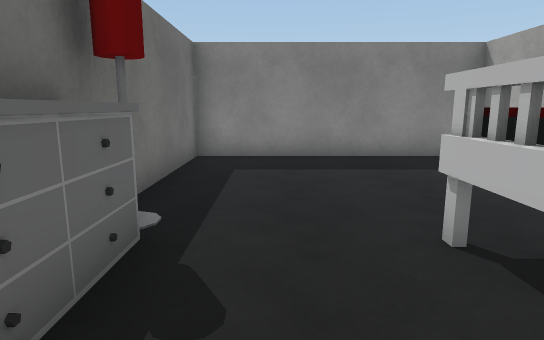
View 1 (above)

16 first-person views from a walk through a Unity game level. The camera is 1.3 m above the floor, tilts 10° down and sees 75° across. The floor is counted in squares, 1 m on a side. Each view is taken from the middle of a square. On the plan, view 1 faces up. The plan holds only what a view shows up to about 15 squares ahead; the rest is blank. The player character is not drawn. Some surface patterns are stand-ins.

View 2
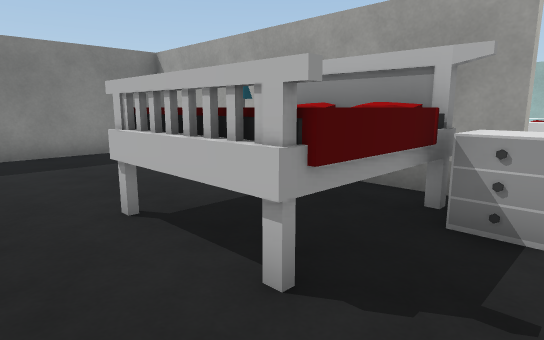

View 3
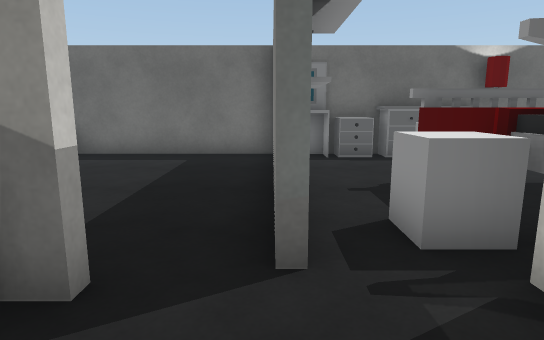

View 4
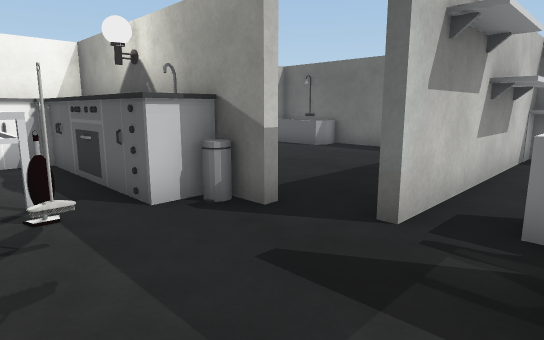

View 5
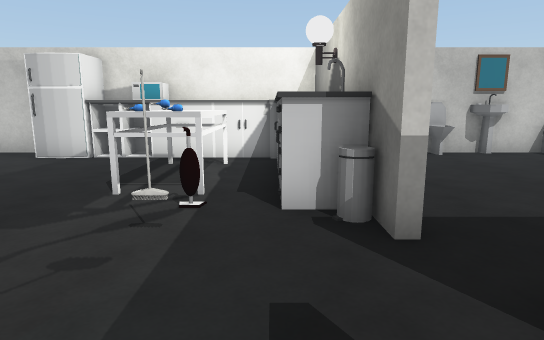

View 6
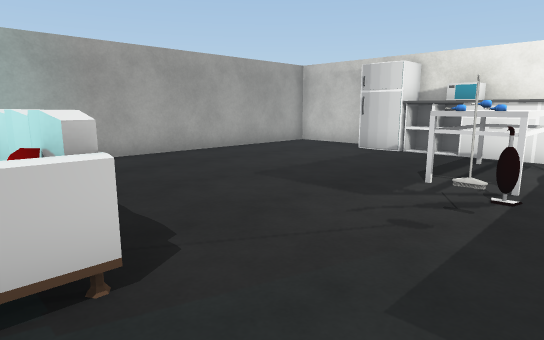

View 7
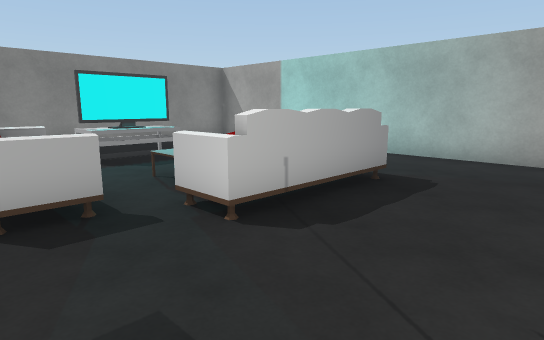

View 8
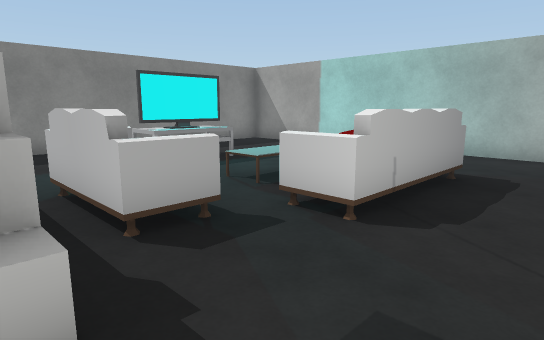

View 9
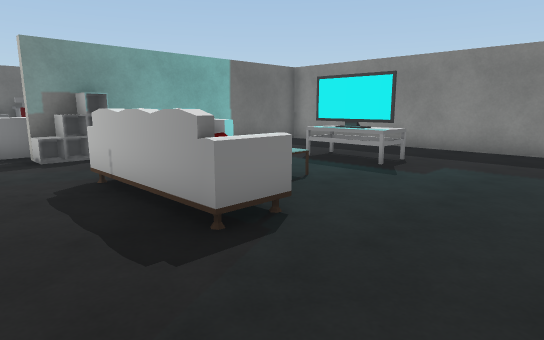

View 10
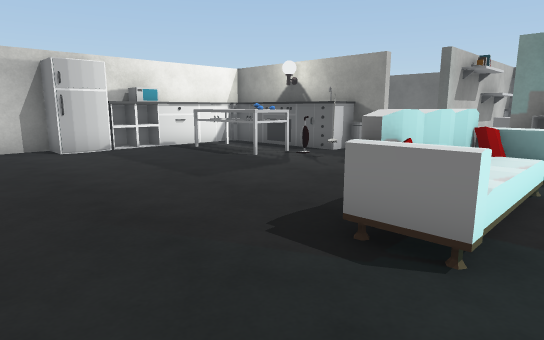

View 11
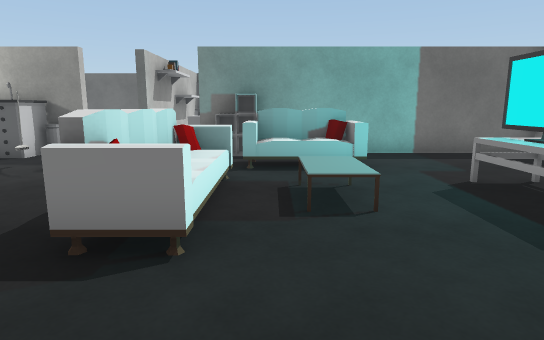

View 12
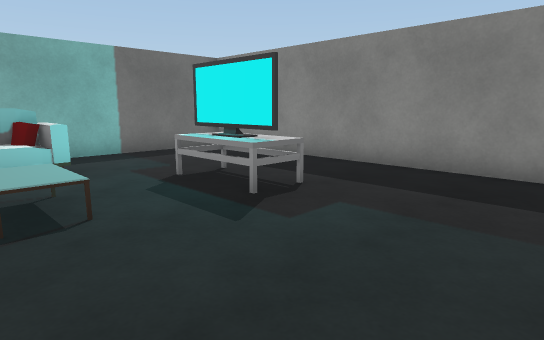

View 13
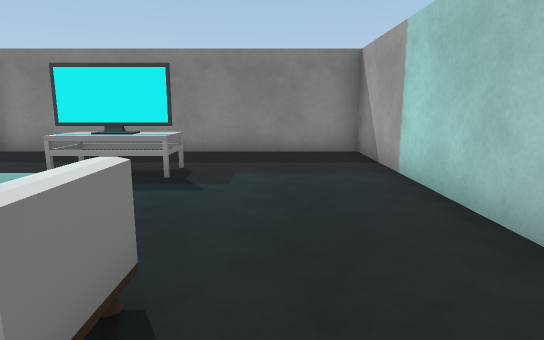

View 14
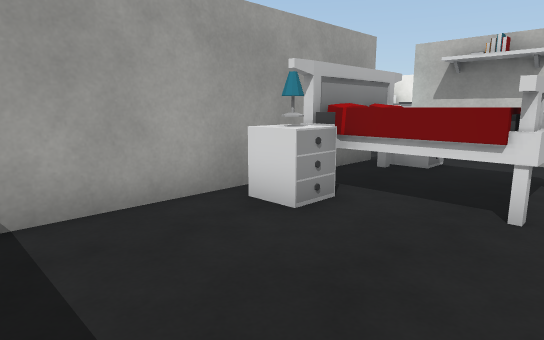

View 15
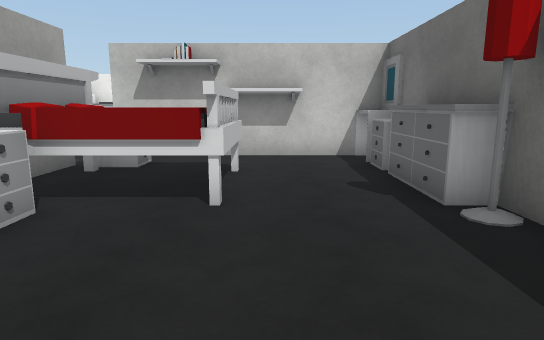

View 16
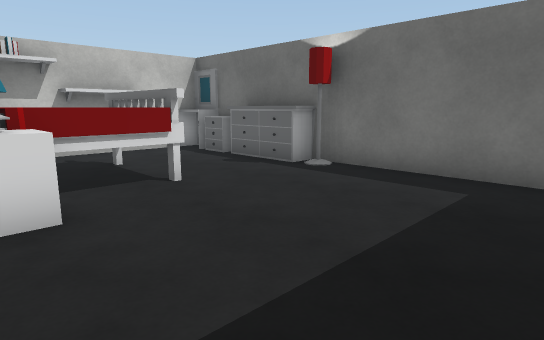

### Floor plan
Key: @ floor where view 1 was taken; # wall or solid block; . floor; L lamp; R drawers; B bed; S sofa; M mirror; T thing the floor can be seen under or through; I bin; A table; H bathtub; N sink; F fridge; C microwave; E TV; O other object.
Columns run from 2 left of view 1 to 17 right of it. Each row starts with its distance up from view 1.
 10 ####################
  9 #.......#..........#
  8 #.......#..........#
  7 #.......#...OOO....#
  6 #.......#...EEE....#
  5 #.......#..........#
  4 L.....LR#SS........#
  3 RR..BBBB#SS..O.....#
  2 RR..B BB#SS........#
  1 #R..BBBBO...SSSS...#
  0 RR@...RRO...SSSS...#
 -1 MM.................#
 -2 ######TT...........#
 -3 #......TT..........#
 -4 #...... IO#........#
 -5 #...... OOAO.......#
 -6 #...... OOAO.......#
 -7 #...... OOAA.......#
 -8 #O..... OOAA.......#
 -9 HO....  #NOOOOFF...#
-10 ###NO   NNOOCOFF####

Where each view was taken, in squares from view 1:
view 1: 0 up, 0 right, facing up
view 2: 1 down, 0 right, facing up-right
view 3: 2 down, 8 right, facing left
view 4: 0 up, 9 right, facing down-left
view 5: 0 up, 7 right, facing down
view 6: 1 up, 7 right, facing down-right
view 7: 3 down, 7 right, facing up-right
view 8: 2 down, 6 right, facing up-right
view 9: 2 down, 16 right, facing up-left
view 10: 2 up, 16 right, facing down-left
view 11: 2 up, 16 right, facing left
view 12: 2 up, 16 right, facing up-left
view 13: 1 down, 14 right, facing up
view 14: 8 up, 1 right, facing down-right
view 15: 8 up, 1 right, facing down
view 16: 9 up, 5 right, facing down-left
